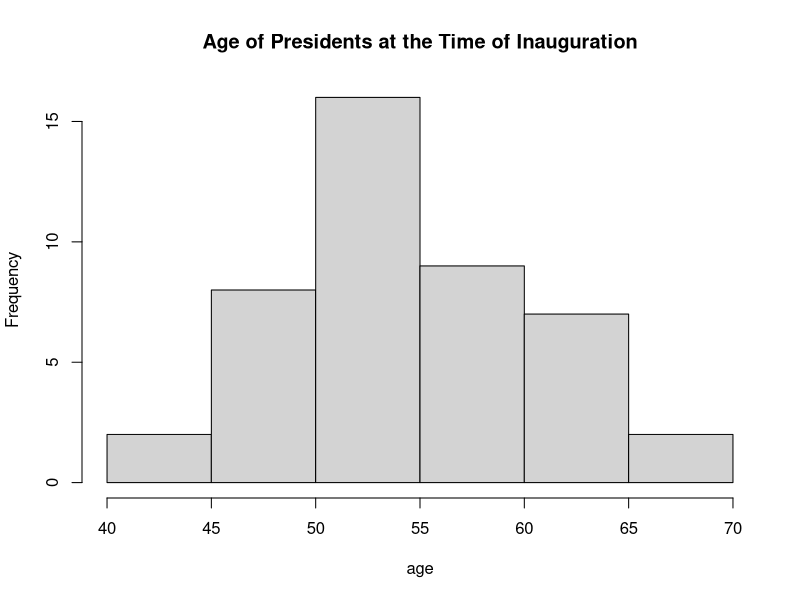

This chart was generated by the following R code:
age<-c(57,61,57,57,58,57,61,54,68,51,49,64,50,48,65,52,56,46,54,49,51,47,55,55,54,42,51,56,55,51,54,51,60,61,43,55,56,61,52,69,64,46,54,47)
hist(age,main=c("Age of Presidents at the Time of Inauguration"))